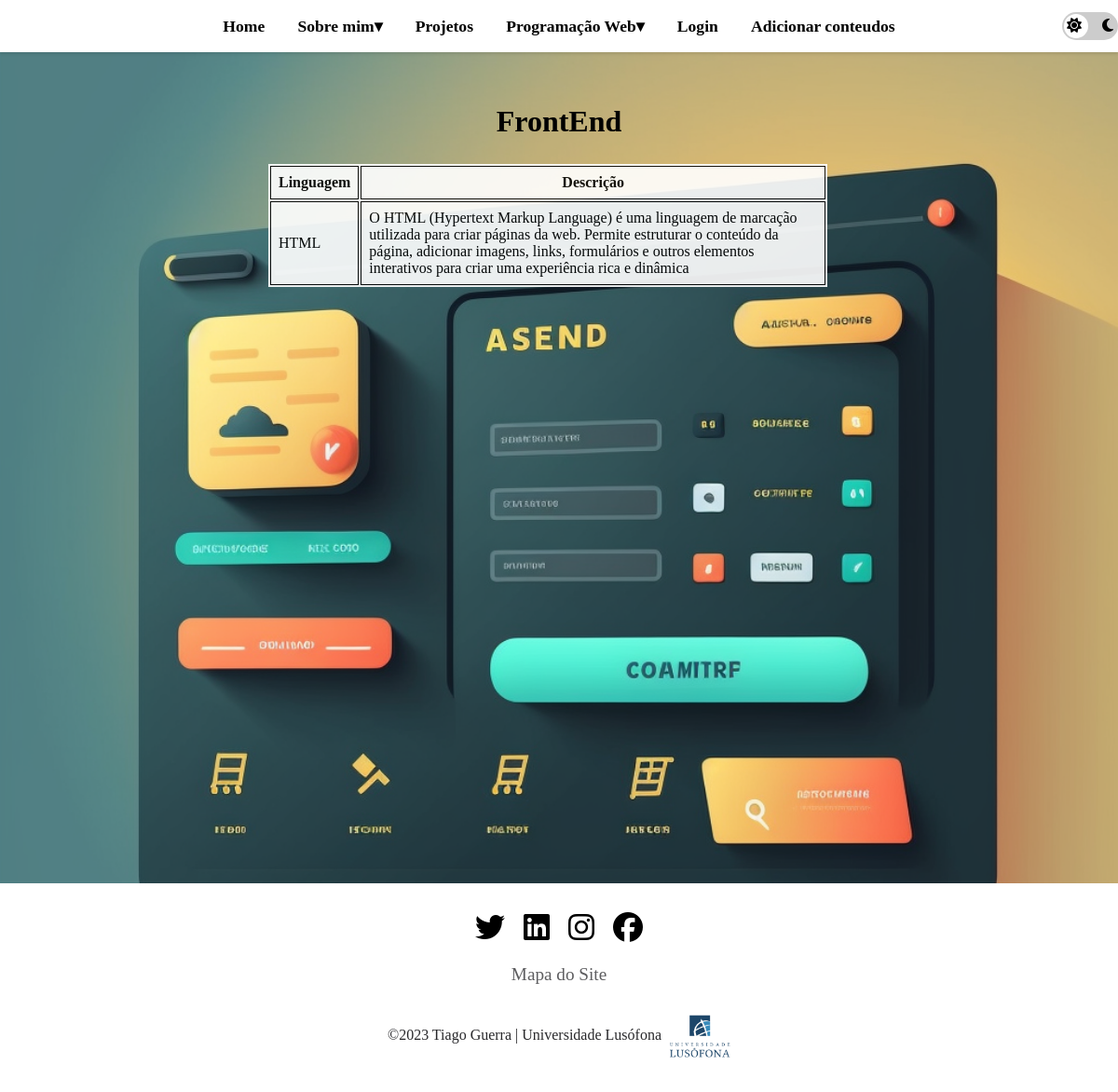
Page /frontend on the committed database.
### portfolio/models.py (models this page shows, shortened)
class Frontend(models.Model):
    nome = models.CharField(max_length=75, blank=True)
    descricao = models.TextField(max_length=2000, blank=True)

### portfolio/views.py (the view)
# urls.py: path('frontend', views.frontend_page_view, name='frontend'),
def frontend_page_view(request):
    frontend = Frontend.objects.all()
    return render(request, 'portfolio/frontend.html', {'frontend': frontend})

### portfolio/templates/portfolio/frontend.html (shortened to what this page needs)
{% extends 'portfolio/layout.html' %}
{% load static %}
{% block head %}
<link rel="stylesheet" href="{% static 'css/frontend.css' %}">
{% endblock %}
{% block main %}
    <h1>FrontEnd</h1>
    <table class="tabela1ano">
        <thead>
            <tr class="header-tr">
                <th>Linguagem</th>
                <th>Descrição</th>
            </tr>
        </thead>
        <tbody>
            <tr>
                {% for item in frontend %}
                  <td>{{ item.nome }}</td>
                  <td>{{ item.descricao }}</td>
                {% endfor %}
            </tr>
        </tbody>
    </table>
{% endblock %}

### portfolio/static/css/geral-light.css (style rules this page uses)
html, body { height: 100%; margin: 0; padding: 0; }
.tabela1ano, .tabela2ano, .tabela3ano { background-color: white; color: black; }

### portfolio/static/css/frontend.css (style rules this page uses)
* { padding: 0; margin: 0; }
body { height: 100vh; background-image: url('../images/frontend.png'); background-position: center; background-repeat: no-repeat; background-position: center; background-size: cover; background-attachment: fixed; text-align: center; }
h1 { position: absolute; top: 14vh; width: 100%; }
table { display: inline-block; width: 50%; vertical-align: top; margin-right: 2%; margin-top: 15vh; opacity: 0.9; }
th, td { border: 1px solid black; padding: 8px; text-align: left; }
th { text-align: center; }
.header-tr { font-weight: bold; }

### rows in the picture
Frontend: nome "HTML", descricao "O HTML (Hypertext Markup Language) é uma linguagem de marcação utilizada para criar páginas da web. Permite estruturar o conteúdo da página, adicionar imagens, links, formulários e outros elementos interativos para criar uma experiência rica e dinâmica"
